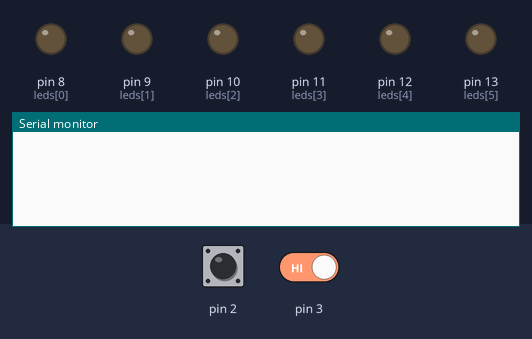
Recording of a sketch running on a simulated Arduino Uno, built with avr-gcc and run on an emulated ATmega328P. Parts: output pins drawn as LEDs (lit = HIGH), the last lines printed to the serial monitor. Inputs (shaded band) come from the test bench; at power-on: pin 2 HIGH, pin 3 HIGH.

Above: at 1.2 s.
1.3 s: pin 2 driven LOW
At 1.39 s:
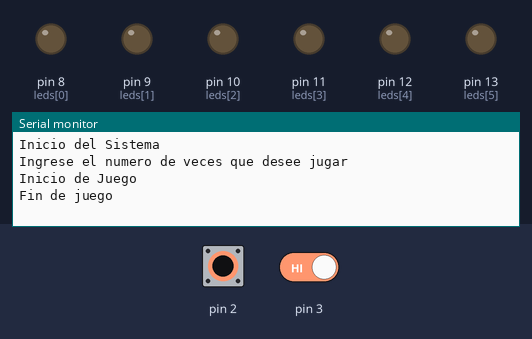
2.8 s: pin 2 driven HIGH and pin 3 driven LOW
At 4.0 s:
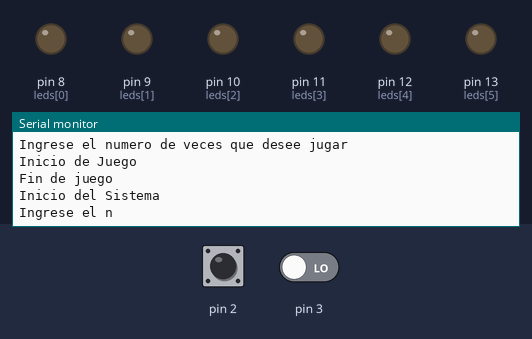
4.3 s: pin 3 driven HIGH
At 5.5 s:
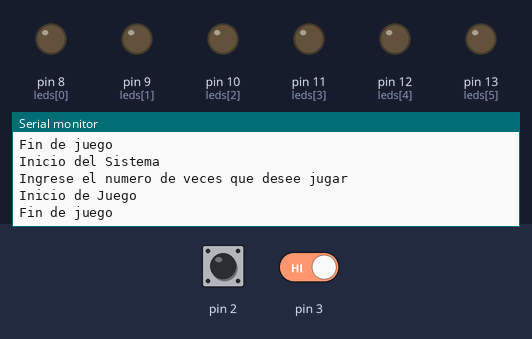
5.8 s: pin 2 driven LOW
At 5.98 s:
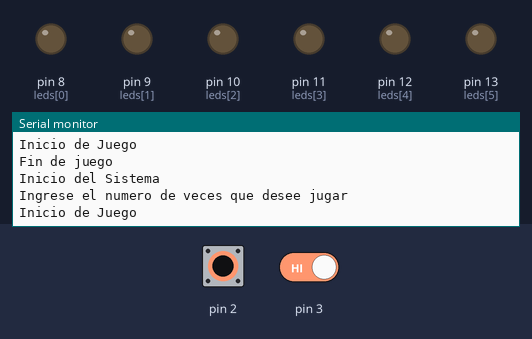

Measured:
- after the input at 1.3 s, the serial monitor: prints a new line at once (image 1)
- after the input at 2.8 s, the serial monitor: prints a new line at once (image 2)
- after the input at 4.3 s, the serial monitor: prints a new line at once (image 3)
- after the input at 5.8 s, the serial monitor: prints a new line at once (image 4)

The sketch:

EspinozaLizbeth_DEBER_4.2_SE.ino
```cpp
/*
* DEBER 4.3
* CAPÍTULO V: PERIFÉRICOS ESPECIALES
* CÓDIGO 16: Manejo de Interrupciones
* OBJETIVO:  Realizar la modificación correspondiente en el código 16 que se utilizó en clase,
*            para que al iniciar el sistema solicite el número de veces a jugar y se comience
*            a ejecutar de forma normal desde el inicio.
* NOMBRRE: Lizbeth Espinoza
* FUNCIONES: interrupt 0: Inicio del sistema e ingreso de veces de juego
*                         Inicio de Juego
*                         Fin de Juego
*            interrupt 1:Contador
*            attachInterrupt(interrupt,rutina,modo)
*/

const int leds [6]={8,9,10,11,12,13};
int on = 0;                         //int0
int cont;                           //int1
int i;                              //variable de conteo
int j=0;                            //variable de conteo


void setup() {
  for(i=0;i<6;i++){                 //configuración de leds
    pinMode(leds[i],OUTPUT);

  }
i=0;
Serial.begin(9600);                  //activición de la comunicacion serial
attachInterrupt(1,contador,LOW);     //Interupción 1 habilitada
attachInterrupt(0,activation,LOW);   //Interrupción 0 se habilita


}

void loop() {
if(on==2){
 for(;i<cont;i++){
    for(j=0;j<6;j++){
      digitalWrite(leds[j],HIGH);
      delay(200);
      digitalWrite(leds[j],LOW);
      delay(200);
    }
 }
}

}
void activation(){
  switch(on){                     //opciones de botones a definir
    case 0:
    Serial.println("Inicio del Sistema");
    Serial.println("Ingrese el numero de veces que desee jugar");
    on++;
    break;
    case 1:
    Serial.println("Inicio de Juego");
    on++;
    break;
    case 2:
    Serial.println("Fin de juego");
    cont=0;
    on=0;
    i=0;
    break;
    }
}
void contador(){
if(on==1){
  cont++;
  Serial.println(String("Juega ")+String(cont)+String(" veces"));
  }
}
```
